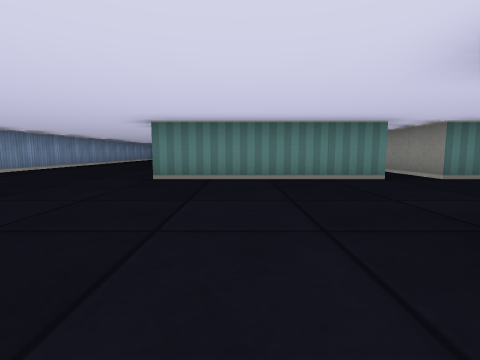
view 1 (above)

21 first-person views from a walk through a cub3D level. The camera is about half as high as the walls, tilts 6° down and sees 85° across. The floor is counted in squares. Each view is taken from the middle of a square. On the plan, view 1 faces up. The plan holds only what a view shows up to about 9 squares ahead; the rest is blank.

view 2
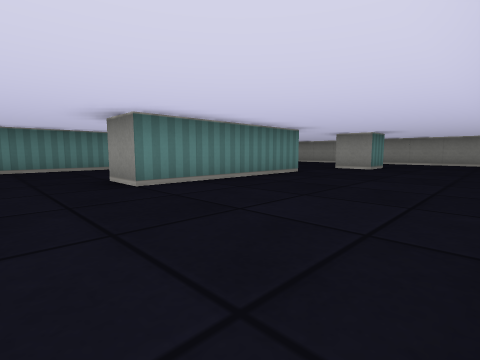

view 3
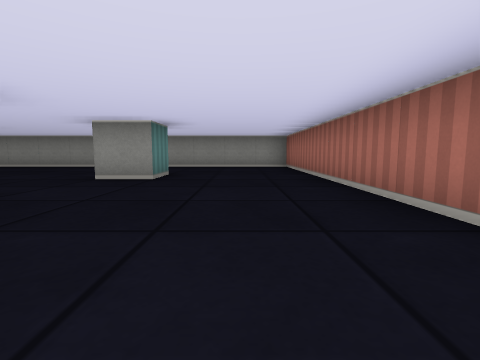

view 4
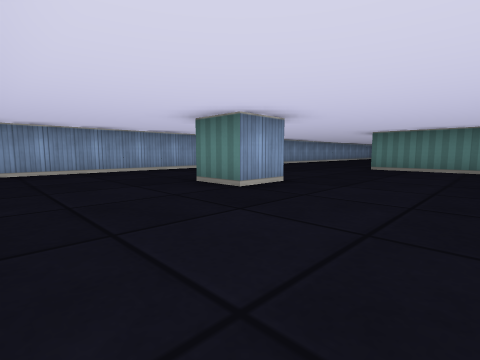

view 5
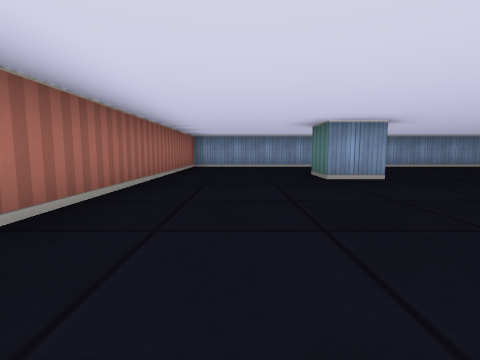

view 6
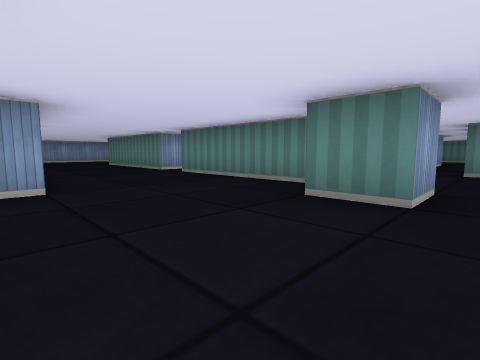

view 7
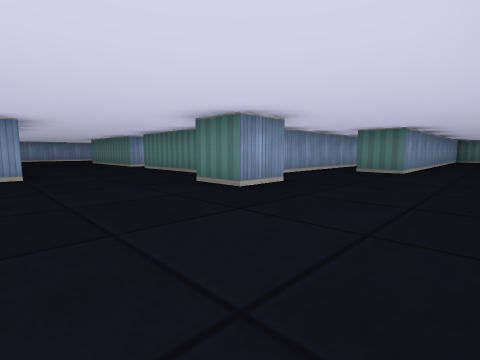

view 8
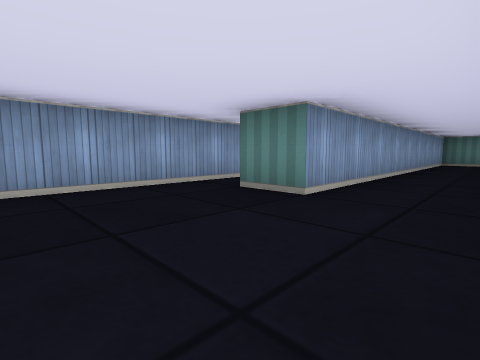

view 9
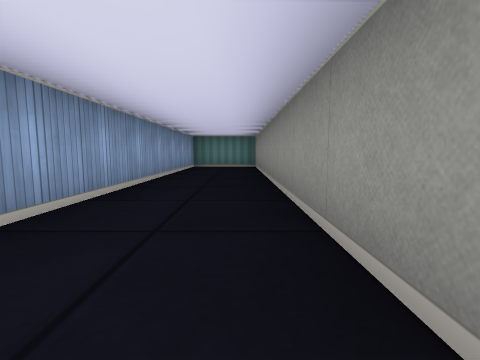

view 10
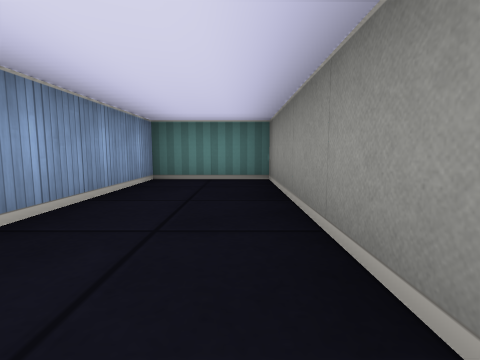

view 11
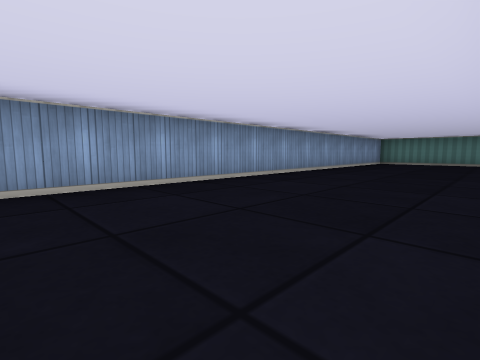

view 12
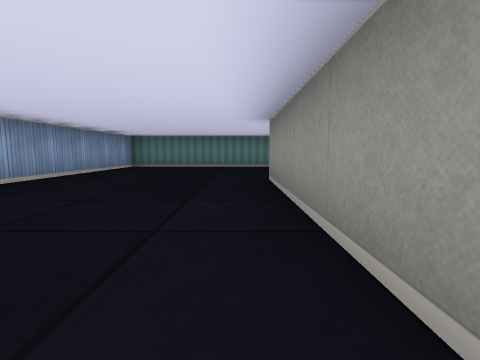

view 13
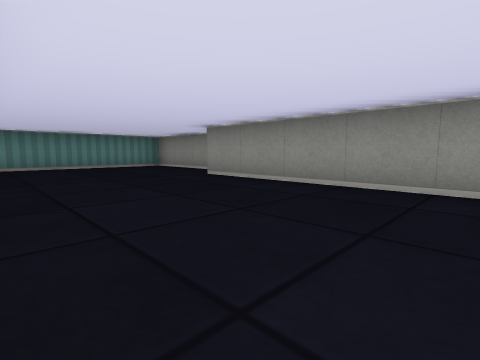

view 14
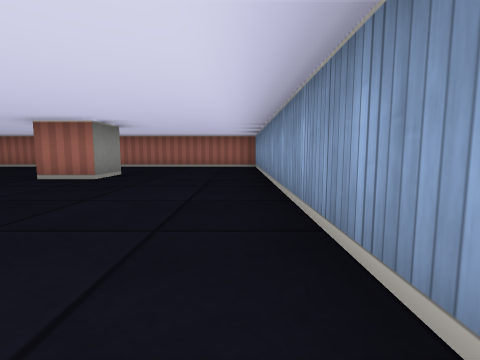

view 15
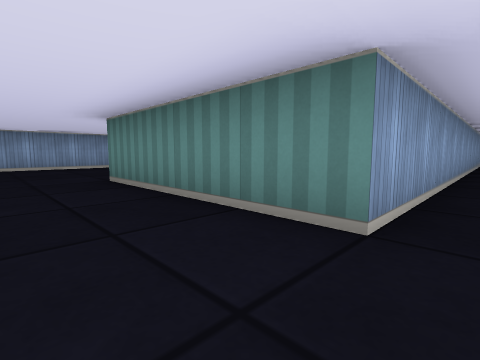

view 16
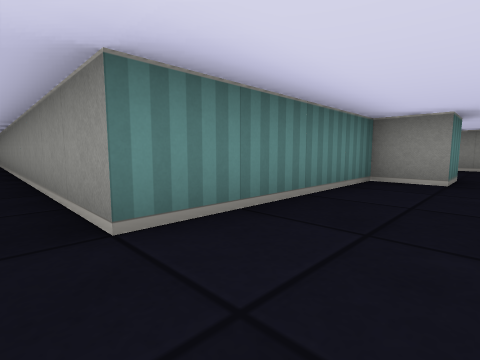

view 17
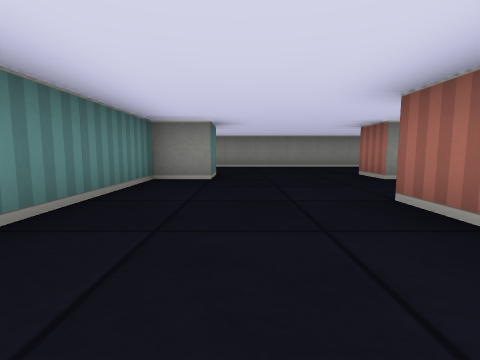

view 18
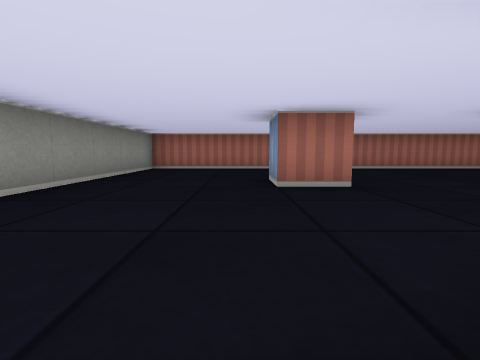

view 19
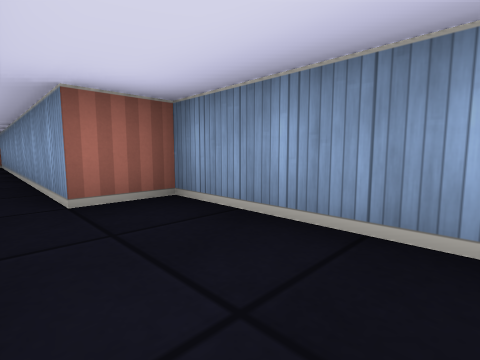

view 20
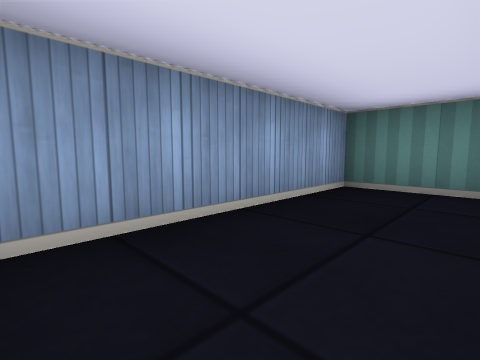

view 21
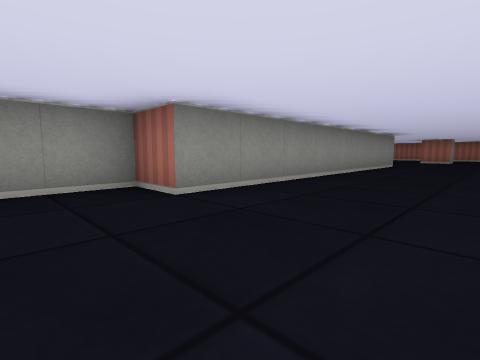

### Floor plan
Ten units are one square. View 1 is at (0, 0); x grows to the right and y downward. Boxes are objects, and circles mark ways between rooms. Rooms are numbered by the first view taken in them; rooms with no view inside come last. Other rooms are left out.
<svg viewBox="-60 -170 180 210">
<path fill="none" stroke="#000" d="M45 -15 55 -15 55 -11M56 -5 15 -5 15 -15M85 -46 85 -35 75 -35 75 -45 35 -45 35 -141M-15 -5 -15 5 -25 5 -25 -5 -15 -5M75 -5 85 -5 85 5 75 5 75 -5M75 -125 75 -45M25 -138 25 -45 -15 -45 -15 -125 -5 -125 -5 -165 -55 -165 -55 35 115 35 115 -59M115 -85 115 -165 95 -165 95 -75 85 -75M79 -165 65 -165 65 -125 75 -125"/>
<circle cx="80" cy="-120" r="3" fill="#2a7"/>
<text x="30" y="-50">1</text>
<text x="70" y="-150">2</text>
</svg>
Room 1 opens to room 2.

Where each view was taken, in squares from view 1:
view 1: 0 up, 0 right, facing up
view 2: 3 down, 0 right, facing up-right
view 3: 2 down, 3 right, facing right
view 4: 3 down, 1 right, facing up-left
view 5: 2 down, 3 right, facing left
view 6: 1 up, 9 right, facing up-left
view 7: 1 up, 11 right, facing up-left
view 8: 5 up, 11 right, facing up-left
view 9: 8 up, 11 right, facing up
view 10: 12 up, 11 right, facing up
view 11: 5 up, 2 left, facing up-left
view 12: 8 up, 2 left, facing up
view 13: 8 up, 5 left, facing up-right
view 14: 5 up, 5 left, facing down
view 15: 3 up, 3 right, facing up-left
view 16: 3 up, 3 right, facing up-right
view 17: 3 up, 3 right, facing right
view 18: 4 up, 9 right, facing down
view 19: 15 up, 8 right, facing down-left
view 20: 13 up, 8 right, facing up-left
view 21: 14 up, 4 left, facing down-right
